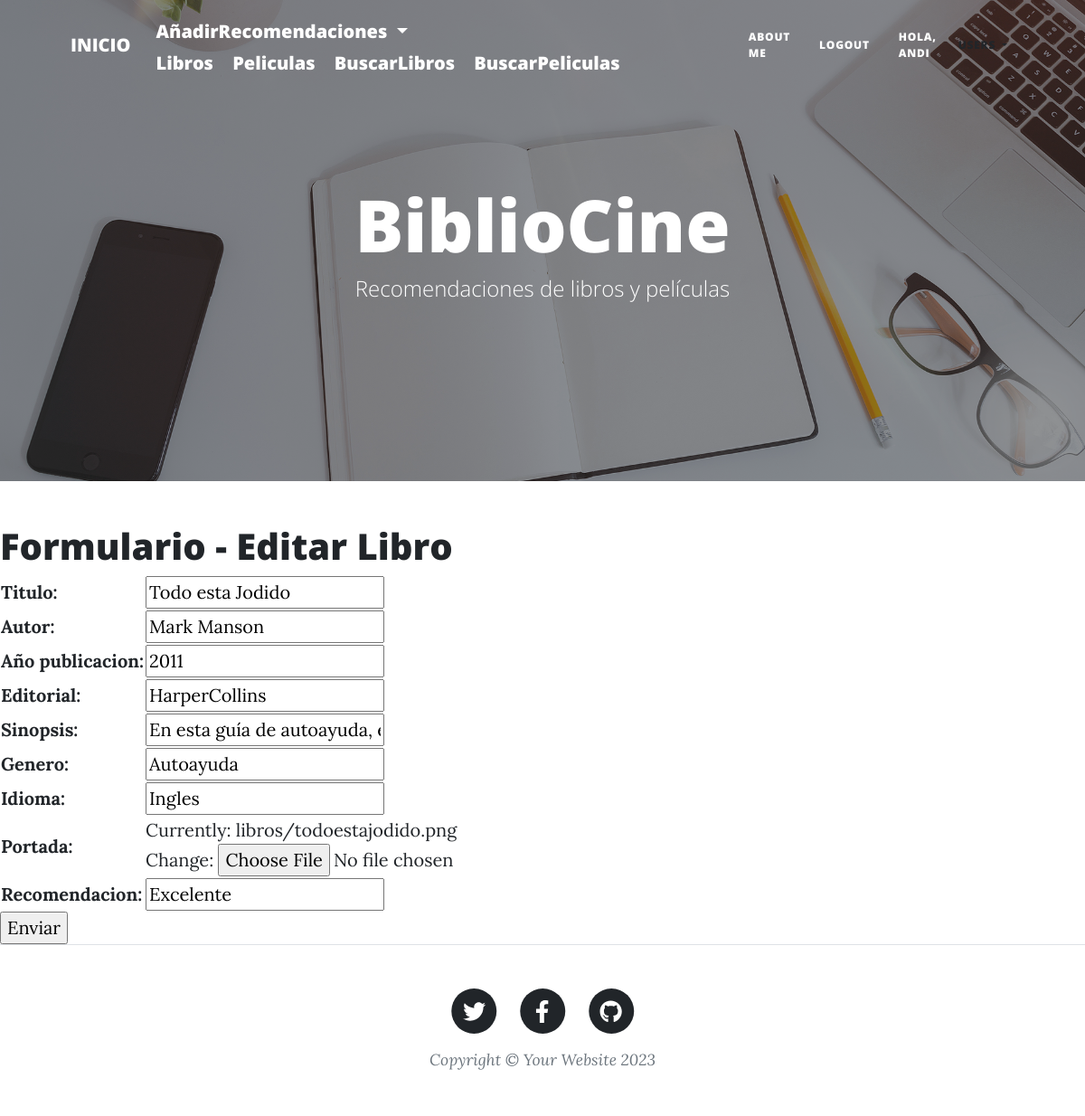
Before: /AppBiblioCine/editarLibros/Todo esta Jodido (signed in) with the older database file.
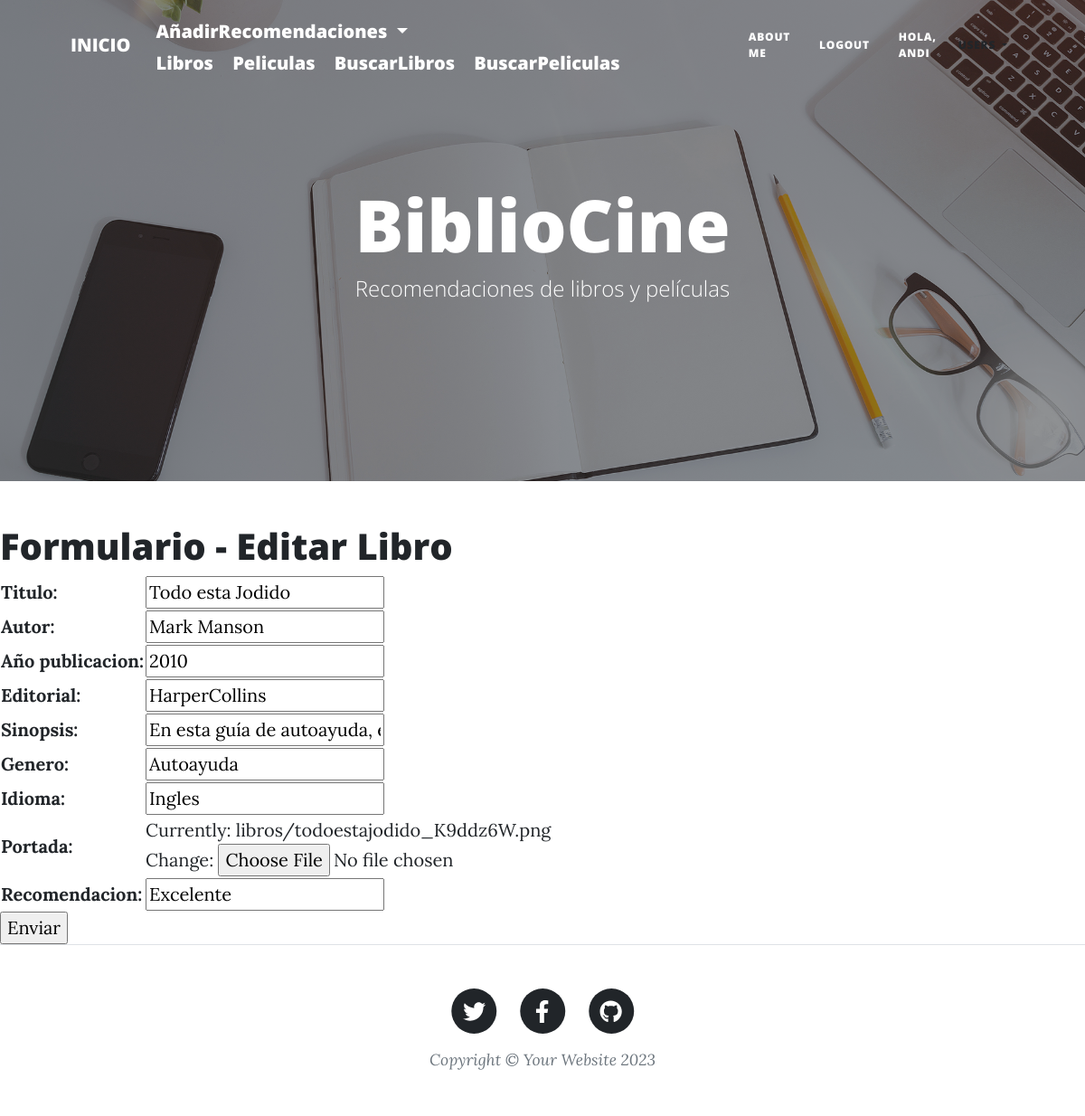
After: the same page with the newer database file.
### AppBiblioCine/models.py (models this page shows, shortened)
class Libro(models.Model):
    titulo = models.CharField(max_length=200)
    autor = models.CharField(max_length=100)
    año_publicacion = models.IntegerField()
    editorial = models.CharField(max_length=100)
    sinopsis = models.TextField()
    genero = models.CharField(max_length=150)
    idioma = models.CharField(max_length=50)
    portada = models.ImageField(upload_to='libros/')
    recomendacion = models.TextField(null=True, blank=True)

### AppBiblioCine/views.py (the view)
@login_required
def editarLibros(request, libro_titulo):
    libro = Libro.objects.get(titulo = libro_titulo)
    if  request.method == "POST":
        miFormulario = LibroFormulario (request.POST, request.FILES)
        print (miFormulario)
        if miFormulario.is_valid():
            informacion = miFormulario.cleaned_data
            libro.titulo = informacion['titulo']
            libro.autor = informacion ['autor']
            libro.año_publicacion = informacion['año_publicacion']
            libro.editorial = informacion['editorial']
            libro.sinopsis = informacion['sinopsis']
            libro.genero = informacion['genero']
            libro.idioma = informacion['idioma']
            libro.portada = informacion['portada']
            libro.recomendacion = informacion['recomendacion']
            libro.save()
            return render (request, 'AppAdministracion/inicio.html')
    else:
            miFormulario = LibroFormulario(initial={'titulo': libro.titulo,
                                                       'autor': libro.autor,
                                                       'año_publicacion': libro.año_publicacion,
                                                       'editorial': libro.editorial,
                                                       'sinopsis': libro.sinopsis,
                                                       'genero': libro.genero,
                                                       'idioma': libro.idioma,
                                                       'portada': libro.portada,
                                                       'recomendacion': libro.recomendacion})
    return render (request, 'AppBiblioCine/editarLibro.html', {'miFormulario': miFormulario, 'libro_titulo': libro_titulo})

### AppBiblioCine/forms.py
class LibroFormulario(forms.Form):
    titulo = forms.CharField()
    autor = forms.CharField()
    año_publicacion = forms.IntegerField()
    editorial = forms.CharField()
    sinopsis = forms.CharField()
    genero = forms.CharField()
    idioma = forms.CharField()
    portada = forms.ImageField()
    recomendacion = forms.CharField()

### templates/AppBiblioCine/editarLibro.html (shortened to what this page needs)
{% extends 'AppAdministracion/padre.html' %}
{% load static %}
{% block CAMBIOS %}
    <h1>Formulario - Editar Libro</h1>
    <form action="" method="post" enctype="multipart/form-data">{% csrf_token %}
        <table>
            {{miFormulario.as_table}}
        </table>
        <input type="submit", value="Enviar">
    </form>
{% endblock %}

Changed rows visible on the page:
changed Libro "Todo esta Jodido": año_publicacion "2011" → "2010"
Other visible differences:
text no longer shown: "Titulo: Autor: Año publicacion: Editorial: Sinopsis: Genero: Idioma: Portada: Currently: libros/todoestajodido.png Change: Recomendacion:"
text now shown: "Titulo: Autor: Año publicacion: Editorial: Sinopsis: Genero: Idioma: Portada: Currently: libros/todoestajodido_K9ddz6W.png Change: Recomendacion:"
